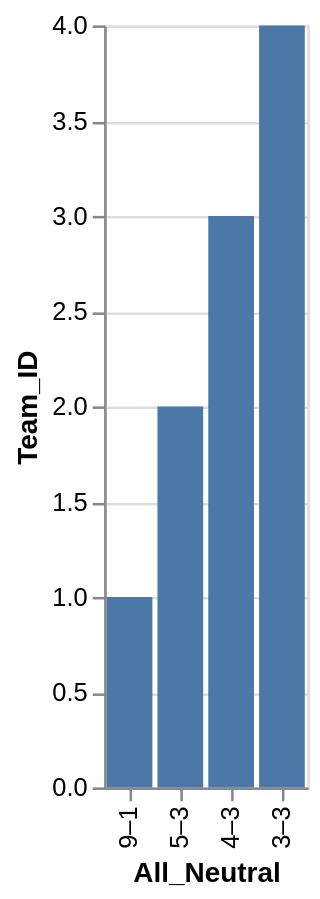

Source (Vega-Lite JSON):
### Vega-Lite specification from a JSON file in a GitHub repository (floating-point values rounded to 4 significant figures)
{"data": {"values": [{"x_data": "9–1", "y_data": 1}, {"x_data": "5–3", "y_data": 2}, {"x_data": "4–3", "y_data": 3}, {"x_data": "3–3", "y_data": 4}]}, "mark": "bar", "encoding": {"x": {"field": "x_data", "type": "nominal", "title": "All_Neutral", "sort": "descending"}, "y": {"field": "y_data", "type": "quantitative", "title": "Team_ID"}}}
